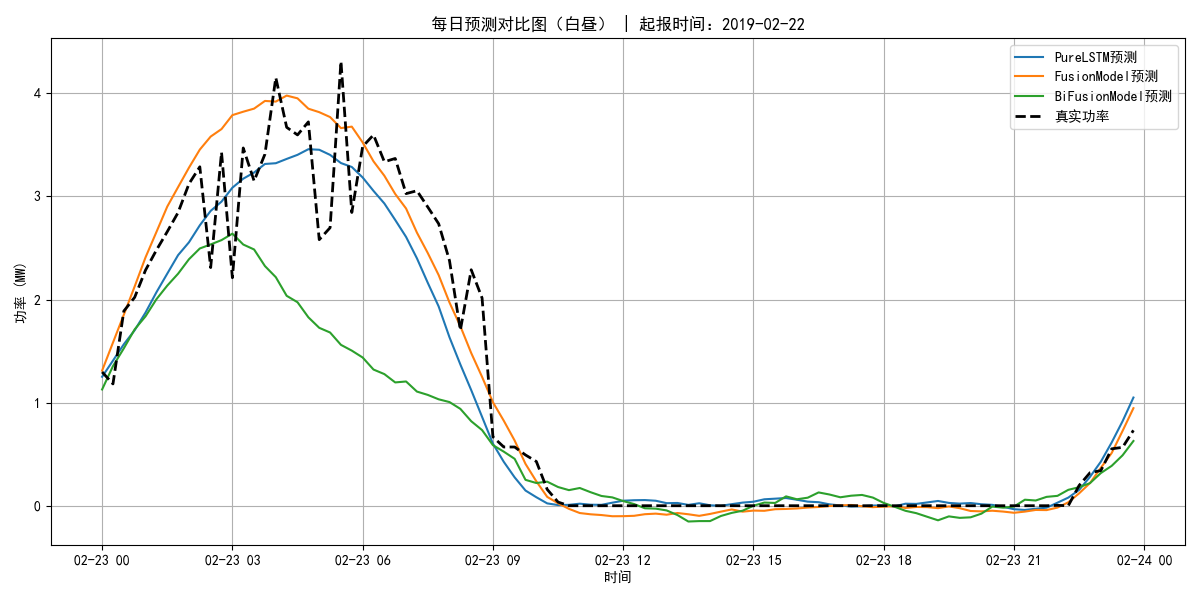

Source code (Python):
# -*- coding: utf-8 -*-
"""
Created on 2025/5/25 20:56

@author: Prince
"""
import pandas as pd
import matplotlib.pyplot as plt
plt.rcParams['font.sans-serif'] = ['SimHei']  # 设置中文支持字体
plt.rcParams['axes.unicode_minus'] = False   # 修复负号显示问题

df = pd.read_csv("三模型预测结果对比表.csv")
df['预报时间'] = pd.to_datetime(df['预报时间'])
mask = df['起报时间'] == "2019/2/22"
filtered_df = df[mask]
daytime_mask = (filtered_df['预报时间'].dt.hour >= 0) & (filtered_df['预报时间'].dt.hour < 24)
filtered_day = filtered_df[daytime_mask]

plt.figure(figsize=(12, 6))
plt.plot(filtered_day['预报时间'], filtered_day['PureLSTM预测功率 (MW)'], label='PureLSTM预测')
plt.plot(filtered_day['预报时间'], filtered_day['FusionModel预测功率 (MW)'], label='FusionModel预测')
plt.plot(filtered_day['预报时间'], filtered_day['BiFusionModel预测功率 (MW)'], label='BiFusionModel预测')
plt.plot(filtered_day['预报时间'], filtered_day['实际功率 (MW)'], label='真实功率', linestyle='--', linewidth=2, color='black')

# 设置坐标轴边框颜色为灰色
ax = plt.gca()
for spine in ax.spines.values():
    spine.set_color('lightgray')

plt.title("每日预测对比图（白昼） | 起报时间：2019-02-22")
plt.xlabel("时间")
plt.ylabel("功率 (MW)")
plt.legend()
plt.grid(True, color='lightgray')  # 可选：设置网格线颜色以匹配
plt.tight_layout()
plt.savefig("output.png", bbox_inches='tight', pad_inches=0.0, dpi=300)
plt.show()
